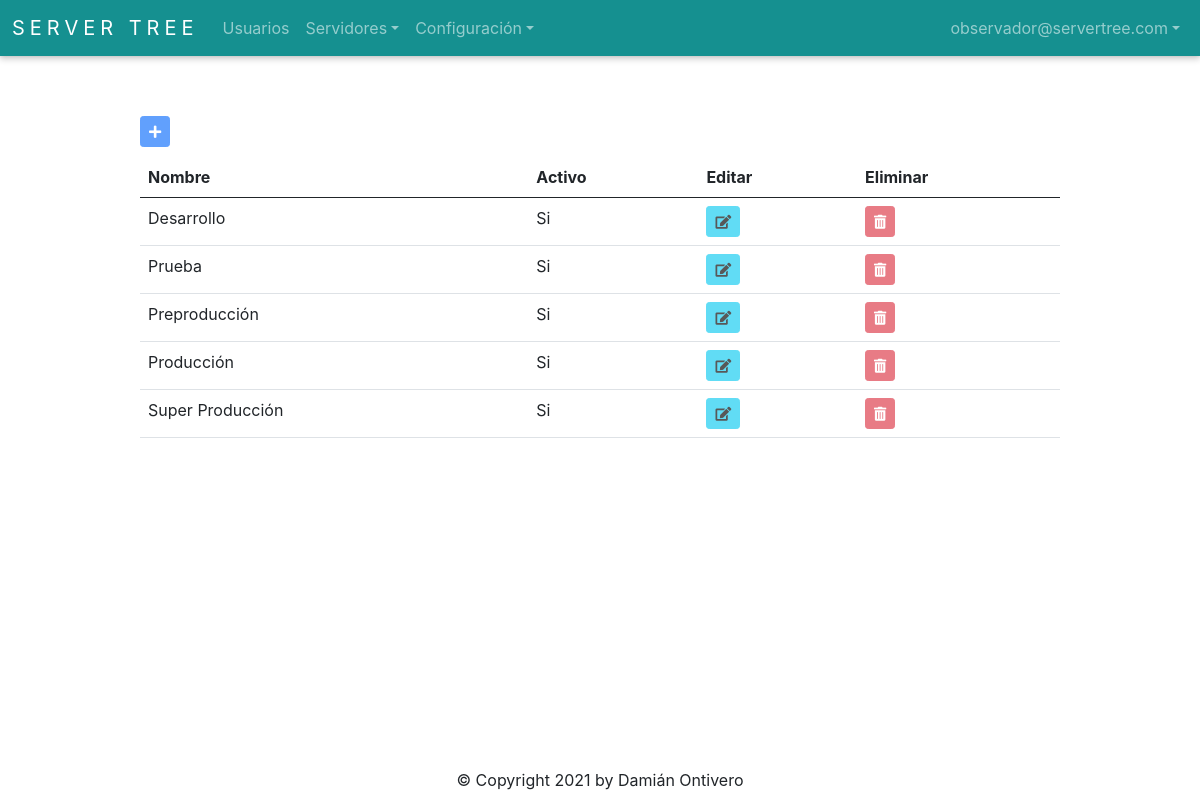
The page /environment/get_all (signed in) on the database its author committed.
### app/auth/models.py (models this page shows, shortened)
class User(db.Model, UserMixin):
    __tablename__ = 'Users'
    id = db.Column(db.Integer, autoincrement=True, primary_key=True)
    firstname = db.Column(db.String(128), nullable=False)
    lastname = db.Column(db.String(128), nullable=False)
    email = db.Column(db.String(256), unique=True, nullable=False)
    password = db.Column(db.String(256), nullable=False)
    role_id = db.Column(db.Integer, db.ForeignKey('Roles.id'), nullable=False)
    is_active = db.Column(db.Boolean)
    @staticmethod
    def get_by_id(id):
        return User.query.get(id)

### app/environments/models.py (models this page shows, shortened)
class Environment(db.Model):
    __tablename__ = 'Environments'
    id = db.Column(db.Integer, autoincrement=True, primary_key=True, nullable=False)
    name = db.Column(db.String(50), nullable=False)
    is_active = db.Column(db.Boolean)
    @staticmethod
    def get_all():
        return Environment.query.all()

### app/environments/routes.py (the view)
@environment_bp.route('/get_all', methods=['GET', 'POST'])
@login_required
def get_all():
    data = Environment.get_all()
    environments = data
    environment_form = EnvironmentForm()
    user_form = UserForm()
    return render_template('environments.html', data=data, environments=environments, environment_form=environment_form, user_form=user_form)

### app/auth/models.py (called while the page is built)
    @staticmethod
    def get_all():
        return Role.query.all()

### app/auth/routes.py (called while the page is built)
@login_manager.user_loader
def load_user(user_id):
    return User.get_by_id(int(user_id))

### app/environments/templates/environments.html (shortened to what this page needs)
{% extends 'base.html' %}
{% import 'bootstrap/wtf.html' as wtf %}
{% block content %}
<div class="buttons">
  {% if current_user.role_id == 1 %}
    <button type="button" id="addEnvironmentButton" class="btn btn-primary btn-sm" data-bs-toggle="modal" data-bs-target="#environmentModal"><i class="fas fa-plus"></i></button>
  {% else %}
    <button disabled type="button" id="addEnvironmentButton" class="btn btn-primary btn-sm" data-bs-toggle="modal" data-bs-target="#environmentModal"><i class="fas fa-plus"></i></button>
  {% endif %}
</div>
<table class="table table-hover">
  <thead>
    <tr>
      <th>Nombre</th>
      <th>Activo</th>
      <th>Editar</th>
      <th>Eliminar</th>
    </tr>
  </thead>
  <tbody>
    {% for environment in data %}
      <tr>
        <td>{{ environment.name }}</td>
        <td>
          {% if environment.is_active == 0 %}
            No
          {% elif environment.is_active == 1  %}
            Si
          {% endif %}
        </td>
        {% if current_user.role_id == 1 %}
          <td>
            <button type="button" class="btn btn-info btn-sm" id="editEnvironmentButton" data-id={{ environment.id }} data-bs-toggle="modal" data-bs-target="#environmentModal"><i class="fas fa-edit"></i></button>
          </td>
          <td>
            <button type="button" class="btn btn-danger btn-sm" id="deleteEnvironmentButton" data-id={{ environment.id }} data-bs-toggle="modal" data-bs-target="#deleteEnvironmentModal"><i class="fas fa-trash-alt"></i></button>
          </td>
        {% else %}
          <td>
            <button disabled type="button" class="btn btn-info btn-sm" id="editEnvironmentButton" data-id={{ environment.id }} data-bs-toggle="modal" data-bs-target="#environmentModal"><i class="fas fa-edit"></i></button>
          </td>
          <td>
            <button disabled type="button" class="btn btn-danger btn-sm" id="deleteEnvironmentButton" data-id={{ environment.id }} data-bs-toggle="modal" data-bs-target="#deleteEnvironmentModal"><i class="fas fa-trash-alt"></i></button>
          </td>
        {% endif %}
      </tr>
    {% endfor %}
  </tbody>
</table>
{% endblock %}

### app/templates/base.html (shortened to what this page needs)
<!doctype html>
<html>
<head>
  <link rel="stylesheet" href="{{ url_for('static', filename='style.css') }}">
  <link rel="stylesheet" href="https://cdn.jsdelivr.net/npm/bootstrap@5.0.0/dist/css/bootstrap.min.css">
  <link rel="stylesheet" href="https://use.fontawesome.com/releases/v5.6.3/css/all.css">
</head>
<body>
  <nav class="navbar navbar-expand-lg navbar-dark">
      <div class="container-fluid">
        <a class="navbar-brand" href="{{ url_for('index.index') }}">Server Tree</a>
        <div class="collapse navbar-collapse" id="navbarSupportedContent">
          <ul class="navbar-nav me-auto mb-2 mb-lg-0">
              <li class="nav-item">
                <a class="nav-link" href="{{ url_for('auth.get_user_all') }}">Usuarios</a>
              </li>
              <li class="nav-item dropdown">
                  <a class="nav-link dropdown-toggle" href="#" id="navbarDropdown" role="button" data-bs-toggle="dropdown" aria-expanded="false">Servidores</a>
              </li>
              <li class="nav-item dropdown">
                  <a class="nav-link dropdown-toggle" href="#" id="navbarDropdown" role="button" data-bs-toggle="dropdown" aria-expanded="false">Configuración</a>
              </li>
          </ul>
          <ul class="navbar-nav">
            <li class="nav-item dropdown">
              <a class="nav-link dropdown-toggle" href="#" id="navbarDropdown" role="button" data-bs-toggle="dropdown" aria-expanded="false">{{ current_user.email }}</a>
            </li>
          </ul>
        </div>
      </div>
  </nav>
  <div class="container-base">
    {% block content %}{% endblock %}
  </div>
  <div class="footer">
    &copy; Copyright 2021 by Damián Ontivero
  </div>
</body>
</html>

### app/static/style.css (style rules this page uses)
* { text-decoration: none; font-family: -apple-system, BlinkMacSystemFont, 'Segoe UI', Roboto, Oxygen, Ubuntu, Cantarell, 'Open Sans', 'Helvetica Neue', sans-serif; }
html, body { margin: 0; padding: 0; width: 100%; height: 100%; position: relative; }
.navbar { background-color: #159090; box-shadow: 0 0 0.2rem rgb(0 0 0 / 10%), 0 0.2rem 0.4rem rgb(0 0 0 / 20%); }
.navbar-brand { text-transform: uppercase; letter-spacing: 5px; font-size: large; }
.footer { width: 100%; text-align: center; position: absolute; bottom: 1%; }
.container-base { width: 80%; position: relative; padding: 20px; left: 10%; top: 5%; overflow-x: auto; }
.container-base .buttons { margin-bottom: 10px; }

### rows shown on the page
User: email "observador@servertree.com"
Environment: name "Desarrollo", is_active "Si"
Environment: name "Prueba", is_active "Si"
Environment: name "Preproducción", is_active "Si"
Environment: name "Producción", is_active "Si"
Environment: name "Super Producción", is_active "Si"
